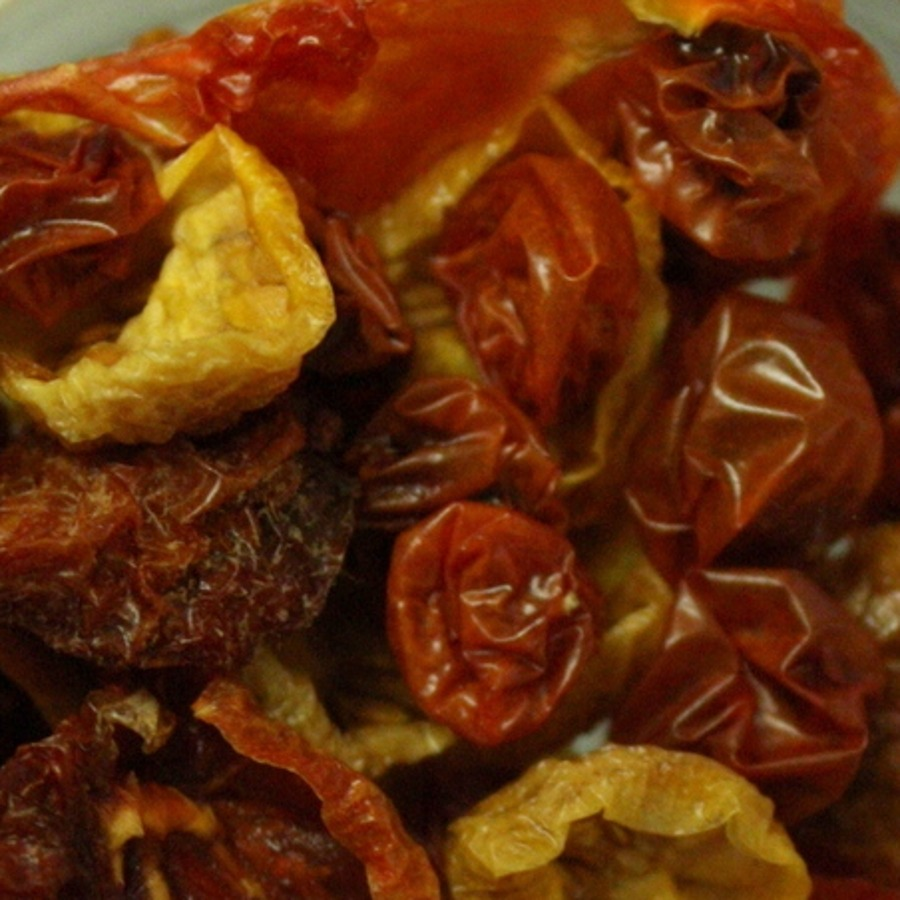
#> input picture brand/photoreal/tex/cachua.jpg, 900 x 900 px, given in place of thomring.jpg, which was not available
$ python render_sets.py
#> lines starting #> are read from the running program, lines starting #| are printed output that depends on the picture; after the words box and inside, x2 and y2 are one past the last pixel; in counts of white or black regions, pixels touching at a corner belong together; pictures that were not available may be replaced by others from this repository, and a replacement may not be noted
#> in tex, im is the input picture: PIL image 900x900 RGB; mean R, G, B 100.3, 45.5, 12.1
### brand/photoreal/pack.py
"""Mộc Quả photoreal-composite packaging renderer.
Real dried-fruit photo textures (Wikimedia Commons, see tex/credits.json) composited into
procedurally-shaded PET jars, rigid gift boxes, lacquer trays and wicker baskets, with the
Mộc Quả round seal label (round-label.html) wrapped onto the curved surface."""
import numpy as np,os,math,random
from PIL import Image,ImageDraw,ImageFilter,ImageOps,ImageEnhance,ImageChops
D=os.path.dirname(os.path.abspath(__file__))
GR=np.array([30,58,47.]);GOLD=np.array([196,162,101.])
def tex(k,w,h,tint=None,sat=None):
    im=Image.open(f'{D}/tex/{k}.jpg').convert('RGB')
    if tint is not None:
        g=ImageOps.grayscale(im);im=ImageOps.colorize(ImageOps.autocontrast(g,cutoff=2),black=tuple(int(c*0.35) for c in tint),white=(255,252,244),mid=tint)
    if sat:im=ImageEnhance.Color(im).enhance(sat)
    return ImageOps.fit(im,(w,h),Image.LANCZOS)
def chili(im,n=260,seed=1):
    r=random.Random(seed);d=ImageDraw.Draw(im)
    for _ in range(n):
        x,y=r.uniform(0,im.width),r.uniform(0,im.height);s=r.uniform(2,6)
        d.ellipse((x-s,y-s*0.6,x+s,y+s*0.6),fill=(r.randint(170,215),r.randint(20,45),r.randint(15,30)))
    return im
def A(img):return np.asarray(img).astype(np.float32)
def prof(n):
    t=np.linspace(-1,1,n);return t,np.sqrt(np.clip(1-t*t,0,1))
def streak(W,H,cx,w,a,y0=0,y1=None):
    """vertical soft highlight (alpha 0..1 array)"""
    x=np.arange(W);m=np.exp(-((x-cx)/w)**2)*a;M=np.tile(m,(H,1))
    if y1 is None:y1=H
    fade=np.ones(H);fade[:y0]=0;fade[y1:]=0
    k=max(1,int((y1-y0)*0.08))
    fade[y0:y0+k]=np.linspace(0,1,k);fade[y1-k:y1]=np.linspace(1,0,k)
    return M*fade[:,None]
def over(base,rgb,alpha):
    """base: HxWx4 float; paint rgb (3,) or HxWx3 with alpha HxW"""
    a=alpha[...,None];base[...,:3]=base[...,:3]*(1-a)+np.asarray(rgb)*a;base[...,3]=np.maximum(base[...,3],alpha*255);return base
def cyl_warp(img,W,arc_w=None):
    """wrap a flat image around a cylinder of projected width W (keeps height)"""
    a=A(img);h,w=a.shape[:2];R=W/2
    arc=arc_w or w
    P=int(round(2*R*math.sin(min(arc/(2*R),math.pi/2))))
    x=np.arange(P)-P/2+0.5;s=R*np.arcsin(np.clip(x/R,-1,1))
    src=np.clip(((s+arc/2)/arc*w).astype(int),0,w-1)
    return Image.fromarray(a[:,src].clip(0,255).astype(np.uint8),img.mode),P
def lid_layer(W,H,top_h,color,ring):
    """screw lid: cylinder side + top ellipse + knurl + ring"""
    L=np.zeros((H,W,4),np.float32);t,p=prof(W)
    side=np.clip(0.42+0.75*p**1.5,0,1.25)
    spec=np.exp(-((t+0.45)/0.10)**2)*0.55+np.exp(-((t-0.62)/0.05)**2)*0.18
    col=np.asarray(color)[None,:]*side[:,None]+255*spec[:,None]
    yy=np.arange(H)
    for y in range(top_h//2,H):
        L[y,:,:3]=col;L[y,:,3]=255
    kn=(np.sin(np.arange(W)/W*math.pi*90)>0.6)*0.10*p
    L[top_h//2:H-26,:,:3]*=(1-kn)[None,:,None]
    # ring band
    rc=np.asarray(ring)[None,:]*np.clip(0.5+0.7*p,0,1.3)[:,None]+255*(np.exp(-((t+0.45)/0.08)**2)*0.6)[:,None]
    L[H-26:H-8,:,:3]=rc;L[H-8:H,:,:3]=np.asarray(color)*0.45
    # top ellipse
    m=Image.new('L',(W,top_h),0);ImageDraw.Draw(m).ellipse((0,0,W-1,top_h-1),fill=255);m=np.asarray(m)/255
    yt,xt=np.mgrid[0:top_h,0:W];g=0.85+0.35*(1-((xt-W*0.38)/W)**2*3-((yt-top_h*0.3)/top_h)**2*1.2)
    topc=np.asarray(color)[None,None,:]*np.clip(g,0.6,1.4)[...,None]
    L[:top_h,:,:3]=np.where(m[...,None]>0,topc,L[:top_h,:,:3]);L[:top_h,:,3]=np.maximum(L[:top_h,:,3],m*255)
    # rim highlight on ellipse edge
    e=Image.new('L',(W,top_h),0);ImageDraw.Draw(e).ellipse((2,2,W-3,top_h-3),outline=255,width=3);e=np.asarray(e.filter(ImageFilter.GaussianBlur(1.2)))/255*0.45
    L[:top_h,:,:3]=L[:top_h,:,:3]*(1-e[...,None])+255*e[...,None]
    # bottom curvature (lid sits on jar)
    return L.clip(0,255)
def jar(fill,label=None,W=620,BH=700,lid=None,ring=None,handle=False,fill_gap=46,seed=3):
    lid=lid if lid is not None else GR;ring=ring if ring is not None else GOLD
    LH=128;TOP=200 if handle else 24;CW=W+40;CH=TOP+LH+BH+10;x0=20;yb=TOP+LH+BH-8;yt=TOP+LH-14
    C=np.zeros((CH,CW,4),np.float32)
    # body mask
    bm=Image.new('L',(CW,CH),0);ImageDraw.Draw(bm).rounded_rectangle((x0,yt,x0+W,yb),radius=64,fill=255)
    bm=np.asarray(bm)/255.
    # fill (fruit) with cylindrical warp and shading
    fh=yb-yt-fill_gap;fimg=fill.resize((int(W*1.3),fh),Image.LANCZOS)
    fw,_=cyl_warp(fimg,W-14,arc_w=int(W*1.3));fa=A(fw)
    t,p=prof(fa.shape[1]);sh=(0.58+0.42*p**0.8)[None,:,None]
    yy=np.linspace(0,1,fh)[:,None,None];sh=sh*(0.92+0.1*yy)
    fa=fa*sh
    # irregular top edge of the fruit pile
    r=np.random.RandomState(seed);n=fa.shape[1];xx=np.arange(n);edge=np.zeros(n)
    for _ in range(int(n/38)):
        c=r.uniform(0,n);w=r.uniform(18,46);edge-=np.exp(-((xx-c)/w)**2)*r.uniform(10,26)
    edge+=8*np.sin(xx/n*math.pi*2*r.uniform(0.6,1.4)+r.uniform(0,6))
    edge=edge-edge.min()
    yy2=np.arange(fh)[:,None];em=np.clip((yy2-(4+edge[None,:]))/2.5,0,1)
    # darker just under the top edge
    fa=fa*(0.75+0.25*np.clip((yy2-(4+edge))/40,0,1))[...,None]
    fy=yt+fill_gap;fx=x0+7
    sub=C[fy:fy+fh,fx:fx+fa.shape[1]]
    a=em*bm[fy:fy+fh,fx:fx+fa.shape[1]]
    sub[...,:3]=fa*a[...,None]+sub[...,:3]*(1-a[...,None]);sub[...,3]=a*255
    # plastic haze in the air gap and overall body
    haze=bm*(1-C[...,3]/255)*0.16
    C=over(C,np.array([244,246,246.]),haze)
    # bottom base (thick plastic refraction)
    tt=(np.arange(CW)-x0-W/2)/(W/2);base_y=yb-58+16*np.sqrt(np.clip(1-tt**2,0,1))
    Y=np.arange(CH)[:,None];bmask=(Y>base_y[None,:])&(bm>0)
    C[...,:3]=np.where(bmask[...,None],C[...,:3]*0.78+np.array([235,238,236])*0.08,C[...,:3])
    line=np.exp(-((Y-base_y[None,:])/2.2)**2)*bm*0.55
    C=over(C,np.array([255,255,255.]),line)
    # wall edges (rim light + outline)
    xs=np.arange(CW)[None,:]
    dl=np.abs(xs-x0);dr=np.abs(xs-(x0+W))
    rim=(np.exp(-(dl/6)**2)*0.55+np.exp(-(dr/5)**2)*0.4)*bm
    C=over(C,np.array([255,255,255.]),rim)
    dark=(np.exp(-((xs-x0-1)/1.5)**2)+np.exp(-((xs-x0-W+1)/1.5)**2))*bm*0.35
    C=over(C,np.array([60,70,66.]),dark)
    # label
    if label is not None:
        Dm=int(W*0.68);lab=label.resize((Dm,Dm),Image.LANCZOS);lw,P=cyl_warp(lab,W-14,arc_w=Dm)
        la=A(lw);lt=(np.arange(P)-P/2)/(W/2);la[...,:3]*= (0.80+0.22*np.sqrt(np.clip(1-lt**2,0,1)))[None,:,None]
        ly=int(yt+(yb-yt)*0.56-Dm/2);lx=int(x0+W/2-P/2)
        sub=C[ly:ly+Dm,lx:lx+P];al=la[...,3:4]/255
        sub[...,:3]=la[...,:3]*al+sub[...,:3]*(1-al);sub[...,3]=np.maximum(sub[...,3],la[...,3])
    # specular streaks on plastic (over label too)
    s=streak(CW,CH,x0+W*0.17,W*0.045,0.62,yt+30,yb-60)+streak(CW,CH,x0+W*0.27,W*0.018,0.35,yt+60,yb-90)+streak(CW,CH,x0+W*0.86,W*0.022,0.30,yt+40,yb-80)
    C=over(C,np.array([255,255,255.]),s*bm)
    # neck threads
    for k,yy0 in enumerate([yt+6,yt+18]):
        C=over(C,np.array([255,255,255.]),np.exp(-((Y-yy0)/1.6)**2)*bm*0.35)
    # lid
    L=lid_layer(W+16,LH+6,44,lid,ring);ly0=TOP-4
    sub=C[ly0:ly0+LH+6,x0-8:x0+W+8];al=L[...,3:4]/255
    sub[...,:3]=L[...,:3]*al+sub[...,:3]*(1-al);sub[...,3]=np.maximum(sub[...,3],L[...,3])
    if handle:C=draw_handle(C,x0,W,TOP)
    im=Image.fromarray(C.clip(0,255).astype(np.uint8),'RGBA')
    return im.crop(im.getbbox())
def draw_handle(C,x0,W,TOP):
    H,Wc=C.shape[:2];im=Image.fromarray(C.clip(0,255).astype(np.uint8),'RGBA')
    hl=Image.new('RGBA',im.size,(0,0,0,0));d=ImageDraw.Draw(hl)
    bb=(x0+W*0.12,TOP-170,x0+W*0.88,TOP+170)
    for i,(w,c) in enumerate([(30,(20,40,32,255)),(24,(36,70,56,255)),(10,(70,110,92,255))]):
        d.arc(bb,200,340,fill=c,width=w)
    d.arc((bb[0]+6,bb[1]+6,bb[2]-6,bb[3]-6),215,300,fill=(150,190,170,160),width=3)
    for xx in (x0+W*0.16,x0+W*0.84):
        d.rounded_rectangle((xx-22,TOP-26,xx+22,TOP+18),radius=8,fill=(196,162,101,255),outline=(140,110,60,255),width=2)
        d.rectangle((xx-14,TOP-18,xx+14,TOP-12),fill=(232,210,160,255))
    hl=hl.filter(ImageFilter.GaussianBlur(0.6));im.alpha_composite(hl);return A(im)

### brand/pouch/compose_bg.py
import sys,os,numpy as np
from PIL import Image,ImageFilter,ImageDraw,ImageEnhance
from scipy import ndimage
OUT='/workspace/mocqua/assets/products'
os.makedirs(OUT,exist_ok=True)
# [13 lines left out: function clean, not called in this run]
def backdrop(W,H):
    y,x=np.mgrid[0:H,0:W];cx,cy=W/2,H*0.42
    d=np.sqrt(((x-cx)/W)**2+((y-cy)/H)**2)
    c1=np.array([250,246,238]);c2=np.array([236,226,206])
    t=np.clip(d/0.75,0,1)[...,None]
    return Image.fromarray((c1*(1-t)+c2*t).astype(np.uint8))
def compose(cut,W,H,name):
    bg=backdrop(W,H).convert('RGBA')
    maxw,maxh=W*(0.80 if cut.width/cut.height>0.85 else 0.70),H*0.78
    s=min(maxw/cut.width,maxh/cut.height);cw,ch=int(cut.width*s),int(cut.height*s)
    c=cut.resize((cw,ch),Image.LANCZOS)
    c=c.filter(ImageFilter.UnsharpMask(radius=1.2,percent=55 if s>1.2 else 35,threshold=2))
    x=(W-cw)//2;y=int((H-ch)/2-H*0.02)
    # contact shadow ellipse
    sh=Image.new('L',(W,H),0);d=ImageDraw.Draw(sh)
    d.ellipse((x+cw*0.08,y+ch-ch*0.03,x+cw*0.92,y+ch+ch*0.05),fill=120)
    sh=sh.filter(ImageFilter.GaussianBlur(W*0.018))
    # soft drop shadow from alpha
    a=c.split()[-1];ds=Image.new('L',(W,H),0);ds.paste(a,(x+int(W*0.012),y+int(H*0.018)));ds=ds.point(lambda v:v*0.28).filter(ImageFilter.GaussianBlur(W*0.02))
    shadow=Image.fromarray(np.maximum(np.array(sh),np.array(ds)))
    dark=Image.new('RGBA',(W,H),(70,52,30,255))
    bg=Image.composite(dark,bg,shadow)
    bg.alpha_composite(c,(x,y))
    bg.convert('RGB').save(f'{OUT}/{name}.jpg',quality=86,optimize=True,progressive=True)

### brand/photoreal/render_sets.py
"""Photoreal-composite set renders: combo jars with handles, rigid gift boxes, lacquer trays, wicker baskets."""
import sys,os,math,random;sys.path.insert(0,os.path.dirname(__file__));sys.path.insert(0,os.path.join(os.path.dirname(__file__),'..','pouch'))
import numpy as np,pack,compose_bg as C
from PIL import Image,ImageDraw,ImageFilter,ImageOps,ImageEnhance
LAB=sys.argv[1] if len(sys.argv)>1 else os.path.join(os.path.dirname(__file__),'labels')
TX={'me':('hongep',(120,70,40)),'dautam':('dautay',(95,28,55)),'taodo':('hong',(150,45,32)),'vobuoi':('gung',(214,186,92)),'hatsen':('hatsen',(214,200,160)),
    'mangcau':('mangcau',(214,178,112)),'duanon':('duanon',None),'dnla':('duanon',(150,190,110)),'dncf':('duanon',(140,95,60)),'dnkm':('duanon',(170,140,190))}
def T(k,w,h):
    a,t=TX.get(k,(k,None));return pack.tex(a,w,h,tint=t)
def lab(k):return Image.open(f'{LAB}/{k}.png').convert('RGBA')
def mo(im):
    """muối ớt: warmer + chili flakes"""
    a=np.asarray(im).astype(float)*np.array([1.05,0.9,0.8]);return pack.chili(Image.fromarray(a.clip(0,255).astype('uint8')),n=520)
# [10 lines left out: function strata, not called in this run]
def row(items,gap=-30,align='bottom'):
    H=max(i.height for i in items);W=sum(i.width for i in items)+gap*(len(items)-1)
    c=Image.new('RGBA',(W,H),(0,0,0,0));x=0
    for i in items:c.alpha_composite(i,(x,H-i.height));x+=i.width+gap
    return c
def save(img,sku):
    n='mqz/'+sku.lower();C.compose(img,1200,1200,n);C.compose(img,1200,1500,n+'-45')
    im=img.copy();im.thumbnail((900,900),Image.LANCZOS);im.save(os.path.join(os.path.dirname(__file__),'..','..','assets','products','mqz','cut',sku.lower()+'.webp'),quality=86,method=6)
# ---------- combos ----------
def combo(sku,a,b,la,lb):
    j1=pack.jar(a,lab(la),handle=True,seed=5);j2=pack.jar(b,lab(lb),handle=True,seed=9)
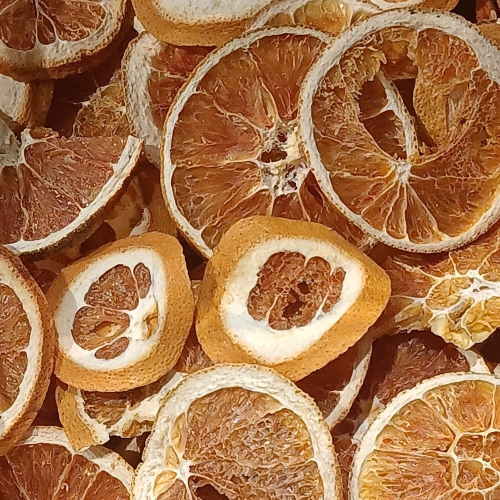
#> input picture brand/photoreal/tex/cam.jpg, 1000 x 1000 px, given in place of TH-MOC.png, which was not available (shown at 1/2 size)
#> in jar, `lid = lid if lid is not None else GR`: lid = [30, 58, 47]
#> in jar, `bm = Image.new('L', (CW, CH), 0)`: bm: PIL image 660x1038 L; every value is 0
#> in jar, `ImageDraw.Draw(bm).rounded_rectangle((x0, yt, x0 + W, yb), radius=64, `:
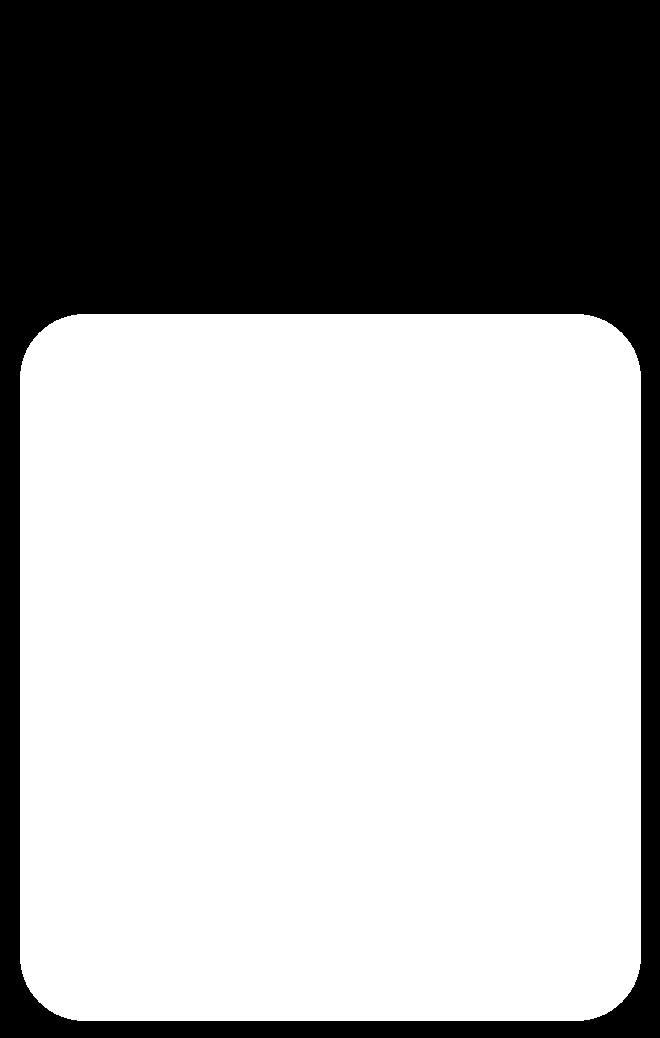
#> bm: PIL image 660x1038 L; 63.6% white; 1 black region, box (x1, y1, x2, y2) and area: (0, 0, 660, 1038) 249637
#> in over, `base[..., 3] = np.maximum(base[..., 3], alpha * 255)`: base: shape (1038, 660, 4) float32; mean of channels 0, 1, 2, 3 51.5, 25.2, 8.8, 141.5
#> in jar, `bmask = (Y > base_y[None, :]) & (bm > 0)`: bmask: shape (1038, 660) bool; 3.9% white; 1 white region, box (x1, y1, x2, y2) and area: (20, 963, 641, 1021) 26778
#> in jar, `C[...,:3]=np.where(bmask[...,None],C[...,:3]*0.78+np.array([235,238,23..`: C: shape (1038, 660, 4) float32; mean of channels 0, 1, 2, 3 51.5, 25.5, 9.5, 141.5
#> in over (call 2), `base[..., :3] = base[..., :3] * (1 - a) + np.asarray(rgb) * a`:
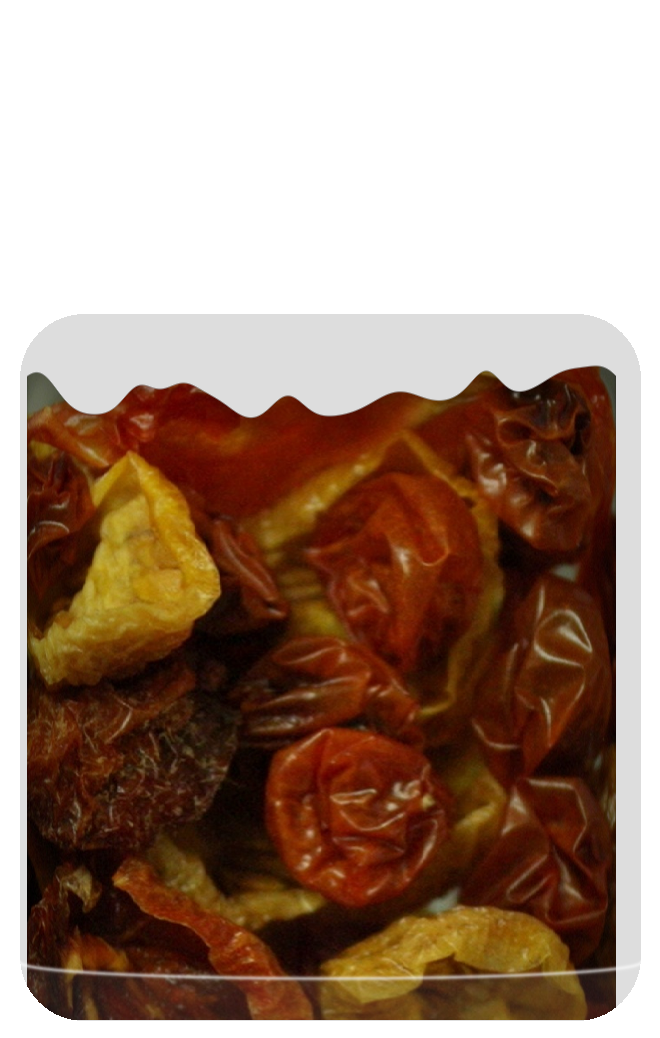
#> base: shape (1038, 660, 4) float32; mean of channels 0, 1, 2, 3 51.8, 25.9, 9.9, 141.5; transparent parts drawn white
#> in over (call 2), `base[..., 3] = np.maximum(base[..., 3], alpha * 255)`: base: shape (1038, 660, 4) float32; 0.02% of pixels changed, all inside (x1, y1, x2, y2) = (20, 960, 641, 971)
#> in over (call 4), `base[..., :3] = base[..., :3] * (1 - a) + np.asarray(rgb) * a`: base: shape (1038, 660, 4) float32; mean of channels 0, 1, 2, 3 52.7, 26.8, 10.8, 142.1
#> in jar, `lw, P = cyl_warp(lab, W - 14, arc_w=Dm)`:
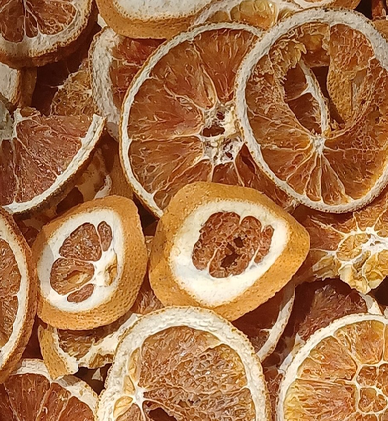
#> lw: PIL image 388x421 RGBA; mean R, G, B, A 167.9, 116.2, 74.7, 255
#> in jar, `lw, P = cyl_warp(lab, W - 14, arc_w=Dm)`: P = 388
#> in jar, `lt = (np.arange(P) - P / 2) / (W / 2)`: lt = 388 values from -0.626 to 0.623
#> in jar, `lx = int(x0 + W / 2 - P / 2)`: lx = 136
#> in jar, `al = la[..., 3:4] / 255`: al: shape (421, 388, 1) float32; every value is 1
#> in over (call 5), `base[..., 3] = np.maximum(base[..., 3], alpha * 255)`: base: shape (1038, 660, 4) float32; mean of channels 0, 1, 2, 3 77, 52.5, 35, 142.2
#> the loop in jar, `for k,yy0 in enumerate([yt+6,yt+18]):` made 2 passes
#> pass 2, in jar, `C=over(C,np.array([255,255,255.]),np.exp(-((Y-yy0)/1.6)**2)*bm*0.35)`:
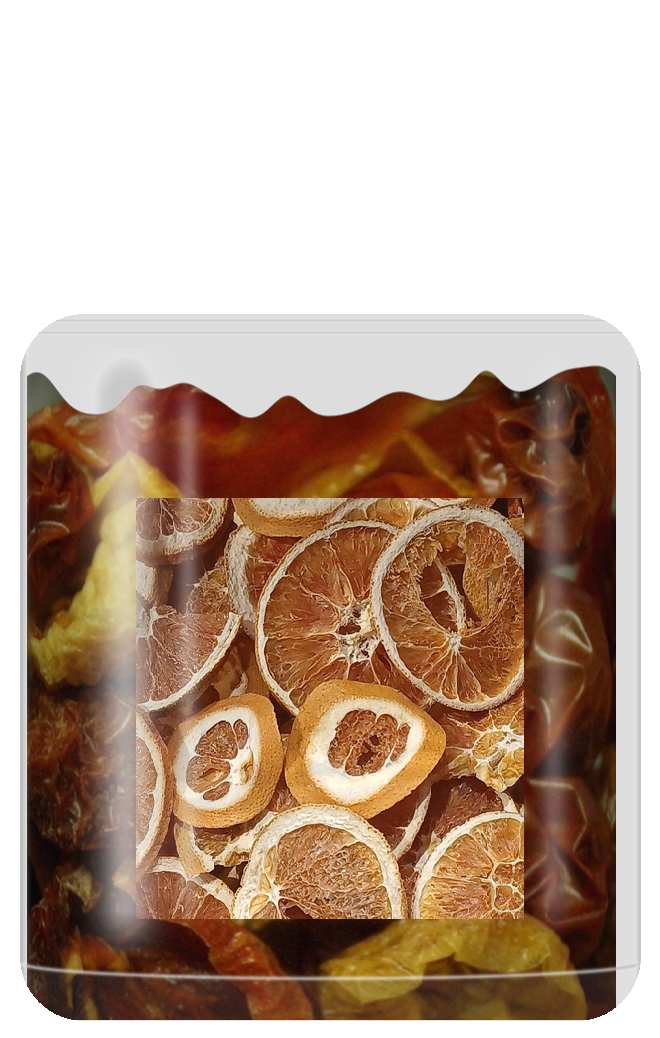
#> C: shape (1038, 660, 4) float32; mean of channels 0, 1, 2, 3 77.4, 52.8, 35.3, 142.4; transparent parts drawn white
#> in lid_layer, `col=np.asarray(color)[None,:]*side[:,None]+255*spec[:,None]`: col = 636 rows, first 8: [12.6, 24.36, 19.74], [13.1, 25.33, 20.53], [13.44, 25.99, 21.06], [13.74, 26.57, 21.53], [14.02, 27.1, 21.96], [14.27, 27.59, 22.36], [14.51, 28.06, 22.74], [14.75, 28.51, 23.1]
#> after the loop in lid_layer, `for y in range(top_h//2,H):`:
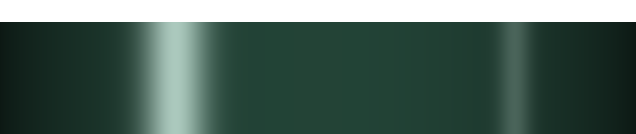
#> L: shape (134, 636, 4) float32; mean of channels 0, 1, 2, 3 36.1, 58.5, 49.7, 213.2; transparent parts drawn white
#> in lid_layer, `L[top_h//2:H-26,:,:3]*=(1-kn)[None,:,None]`: L: shape (134, 636, 4) float32; 19.07% of pixels changed, all inside (x1, y1, x2, y2) = (2, 22, 628, 108)
#> in lid_layer, `L[H - 8:H, :, :3] = np.asarray(color) * 0.45`:
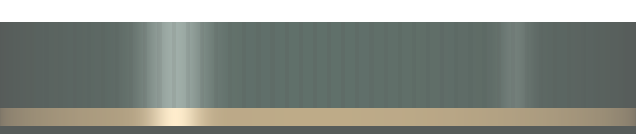
#> L: shape (134, 636, 4) float32; mean of channels 0, 1, 2, 3 56.9, 69.6, 54.2, 213.2; transparent parts drawn white
    save(row([j1,j2],gap=40),sku)
#> after the loop in row, `for i in items:c.alpha_composite(i,(x,H-i.height));x+=i.width+gap`: x = 1352
#> in save, `n = 'mqz/' + sku.lower()`: n = 'mqz/mqz-setth-1000'
# ---------- rigid gift box ----------
# [14 lines left out: functions persp_coeffs, cell, lacquer, not called in this run]
GOLD=(196,162,101);GRN=(30,58,47);RED=(128,26,24)
# [88 lines left out: functions box, tray, basket, not called in this run]
if __name__=='__main__':
    only=sys.argv[2:]
    def go(s):return not only or s in only
    if go('SETTH'):combo('MQZ-SETTH-1000',pack.tex('thomring',900,900),mo(pack.tex('thomring',900,900)),'TH-MOC','TH-MO')
    if go('SETMO'):combo('MQZ-SETMO-1000',mo(pack.tex('thomring',900,900)),mo(T('mangcau',900,900)),'TH-MO','MC-MO')
#> in T, `a, t = TX.get(k, (k, None))`: a = 'mangcau'; t = (214, 178, 112)
#> (the run stopped early here; a loop or call above may not have finished)
